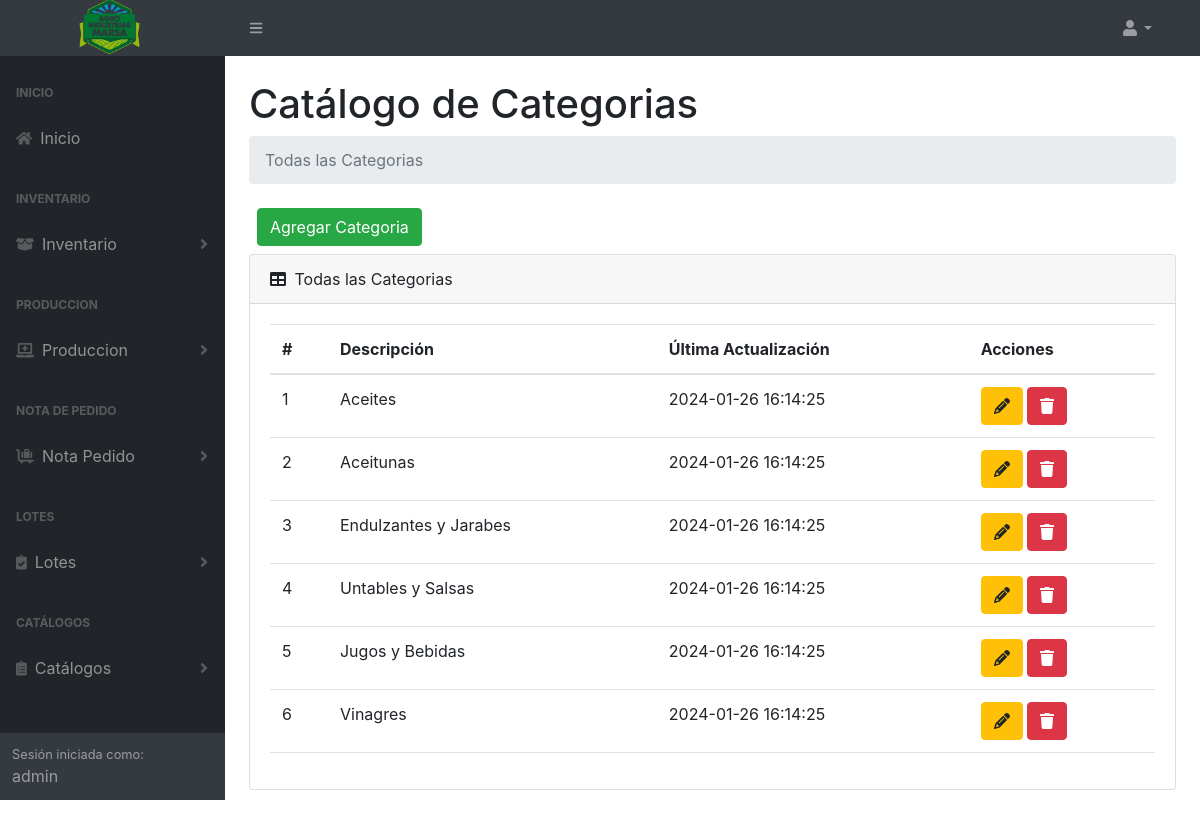
Page /categorias (signed in) on the committed database.
### tables this page shows
CREATE TABLE `tb_categoriaprod` (
  `IdCate` int(11) NOT NULL,
  `NombreCategoria` varchar(255) NOT NULL,
  `DateCreate` datetime NOT NULL,
  `DateUpdate` datetime NOT NULL
);

### controller/template.controller.php (called while the page is built)
<?php
class TemplateController
{
  static public function ctrTemplate()
  {
    include "view/template.php";
  }
}

### index.php (called while the page is built, shortened)
<?php
require_once "controller/template.controller.php";
require_once "controller/Products.controller.php";
require_once "controller/lotes.controller.php";
require_once "model/Products.model.php";
$template = new TemplateController();
$template -> ctrTemplate();

### controller/products.controller.php (called while the page is built, shortened)
<?php
class ProductsController
{
  public static function ctrGetAllCategoriesView()
  {
    $table = "tb_categoriaprod";
    $listCategories = ProductsModel::mdlGetAllCategoriesView($table);
    return $listCategories;
  }
}

### model/conexion.php (called while the page is built)
<?php
class Conexion
{
  static public function conn()
  {
    $link = new PDO("mysql:host=localhost;dbname=marsa_db","root","");
    $link->exec("set names utf8");
    return $link;
  }
}

### model/products.model.php (called while the page is built, shortened)
<?php
require_once "conexion.php";
class ProductsModel
{
  public static function mdlGetAllCategoriesView($table)
  {
    $statement = Conexion::conn()->prepare("SELECT tb_categoriaprod.IdCate, tb_categoriaprod.NombreCategoria, tb_categoriaprod.DateUpdate FROM $table");
    $statement->execute();
    return $statement->fetchAll();
  }
}

### view/modules/categorias.php (the view, shortened to what this page needs)
</div>
</div>
<div class="sb-sidenav-footer">
  <div class="small">Sesión iniciada como:</div>
  <?php echo $_SESSION["Nombre"] ?>
</div>
</nav>
</div>
<div id="layoutSidenav_content">
  <main class="bg">
    <div class="container-fluid px-4">
      <h1 class="mt-4">Catálogo de Categorias</h1>
      <ol class="breadcrumb mb-4">
        <li class="breadcrumb-item active">Todas las Categorias</li>
      </ol>
      <div class="d-flex m-2">
        <button type="button" class="btn btn-success" data-toggle="modal" data-target="#modalAddCategoria">
          Agregar Categoria
        </button>
      </div>
      <div class="card mb-4">
        <div class="card-header">
          <i class="fas fa-table me-1"></i>
          Todas las Categorias
        </div>
        <div class="card-body">
          <table id="datatablesSimple" class="data-table-Categorias table">
            <thead>
              <tr>
                <th>#</th>
                <th>Descripción</th>
                <th>Última Actualización</th>
                <th>Acciones</th>
              </tr>
            </thead>
            <tbody>
              <?php
              $listCategorias = ProductsController::ctrGetAllCategoriesView();
              foreach ($listCategorias as $key => $value) {
                echo
                '<tr>
                  <td>' . ($key + 1) . '</td>
                  <td>' . $value["NombreCategoria"] . '</td>
                  <td>' . $value["DateUpdate"] . '</td>
                  <td>
                    <button class="btn btn-warning btnEditCategoria" codCategoria="' . $value["IdCate"] . '" data-toggle="modal" data-target="#modalEditCategoria"><i class="fa-solid fa-pencil"></i></button>
                    <button class="btn btn-danger btnDeleteCategoria" codCategoria="' . $value["IdCate"] . '"><i class="fa-solid fa-trash"></i></button>
                  </td>
                </tr>';
              }
              ?>
            </tbody>
          </table>
        </div>
      </div>
    </div>
  </main>
</div>
</div>

### rows in the picture
tb_categoriaprod: NombreCategoria "Aceites", DateUpdate "2024-01-26 16:14:25"
tb_categoriaprod: NombreCategoria "Aceitunas", DateUpdate "2024-01-26 16:14:25"
tb_categoriaprod: NombreCategoria "Endulzantes y Jarabes", DateUpdate "2024-01-26 16:14:25"
tb_categoriaprod: NombreCategoria "Untables y Salsas", DateUpdate "2024-01-26 16:14:25"
tb_categoriaprod: NombreCategoria "Jugos y Bebidas", DateUpdate "2024-01-26 16:14:25"
tb_categoriaprod: NombreCategoria "Vinagres", DateUpdate "2024-01-26 16:14:25"

### other values in the picture
$_SESSION["Nombre"] "admin"
